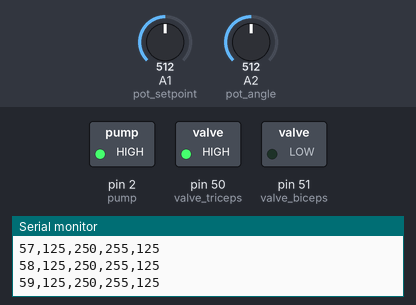
This sketch was run on a simulated Arduino Mega 2560, built with avr-gcc and run on an emulated ATmega2560. On the bench: switched loads named in the sketch (green lamp = pin HIGH), the last lines printed to the serial monitor. Inputs (shaded band) come from the test bench; at power-on: A2 (pot_angle) = 512, A1 (pot_setpoint) = 512.

Above: at 1.2 s.
1.3 s: A2 (pot_angle) set to 306
At 1.7 s:
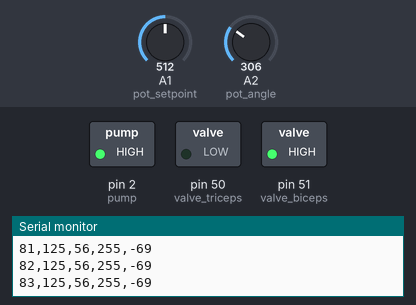
At 3.95 s:
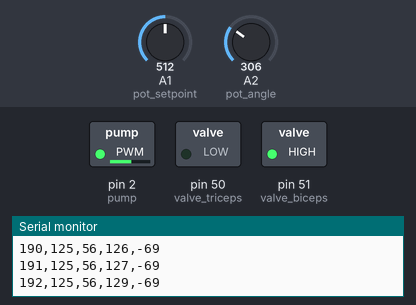
4.3 s: A1 (pot_setpoint) set to 900
At 5.59 s:
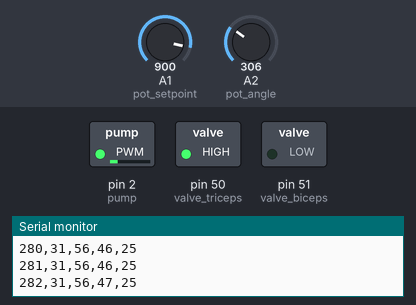
7.3 s: A1 (pot_setpoint) set to 896
10.3 s: A2 (pot_angle) set to 340
13.3 s: A2 (pot_angle) set to 359
14.8 s: A1 (pot_setpoint) set to 593
16.3 s: A1 (pot_setpoint) set to 574
At 16.7 s:
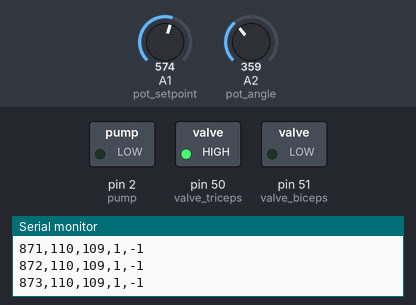
Timing chart, 0 to 18.8 s (numbered marks = the images above; inputs shaded):
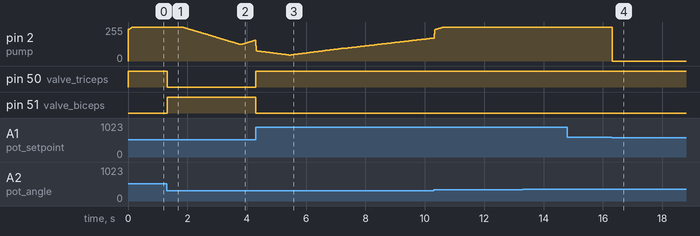

The sketch:

AirbowPID.ino
```cpp
int valve_biceps = 51;
int valve_triceps = 50;
int pump = 2;
int pot_angle = A2;
int pot_setpoint = A1;

int angle = 0;
int setpoint = 0;
int old_setpoint = 0;
int stable_setpoint = 0;
int change = 0;

int error = 0;
float pVal = 1.8;
float iVal = 0.02;
float dVal = 0.9;
long add_error = 0;
int last_error = 0;
int abs_error = 0;
int slope = 0;
int t = 0;

int pump_power = 0;

void setup() {
  pinMode(valve_biceps, OUTPUT);
  pinMode(valve_triceps, OUTPUT);
  pinMode(pump, OUTPUT);
  pinMode(pot_angle, INPUT);
  pinMode(pot_setpoint, INPUT);

  Serial.begin(9600);
}
void loop() {
  int angle = map(constrain(analogRead(pot_angle), 250, 500), 250, 500, 0, 250); // Reads the current angle so that a value of 0 means the Airbow is fully extended and 500 fully flexed.
  int setpoint = map(analogRead(pot_setpoint), 0, 1023, 250, 0);
  if (change > 3) // If the setpoint changes, the cumulative error is reset to the current error.
  {
    add_error = add_error;
  }
  else
  {
    stable_setpoint = setpoint;
  }
  old_setpoint = setpoint;
  int change = abs(setpoint - old_setpoint);

  int error = angle - stable_setpoint; // Calculates the error.
  int abs_error = abs(error);

  float p = abs_error * pVal; // Gives the proportional control value.

  add_error = add_error + error;
  long i = constrain(abs(add_error), 0, 20000) * iVal; // Gives the integral control value, limiting the cumulative error to 13000.

  slope = abs_error - last_error;
  float d = slope * dVal; // Gives the derivative control value.
  last_error = abs_error;

  float pump_pid = p + i - d;
  int pump_power = constrain(pump_pid, 0, 255); // The PID control is given as output to the pump, which is controlled by PWM.
  t++;

  if (error < -1) // When the error is negative, the arm flexes.
  {
    analogWrite(pump, pump_power);
    digitalWrite(valve_biceps, HIGH);
    digitalWrite(valve_triceps, LOW);
  }
  else if (error > 1) // When the error is positive, the arm extends.
  {
    analogWrite(pump, pump_power);
    digitalWrite(valve_biceps, LOW);
    digitalWrite(valve_triceps, HIGH);
  }
  else
  {
    analogWrite(pump, 0);
    add_error = error;
  }
  Serial.print(t);
  Serial.print(",");
  Serial.print(setpoint);
  Serial.print(",");
  Serial.print(angle);
  Serial.print(",");
  Serial.print(pump_power);
  Serial.print(",");
  Serial.println(error);
}
```

Measured:
- the behaviour switches between 586 and 585 on A1 (pot_setpoint) (found by bisection; images 3 and 4)
- after the input at 1.3 s, pin 50 (valve_triceps): HIGH → LOW at once; pin 51 (valve_biceps): LOW → HIGH at once
- after the input at 4.3 s, pin 50 (valve_triceps): LOW → HIGH at once; pin 51 (valve_biceps): HIGH → LOW at once
- after the input at 16.3 s, pin 2 (pump): 255/255 → 0/255 at once
